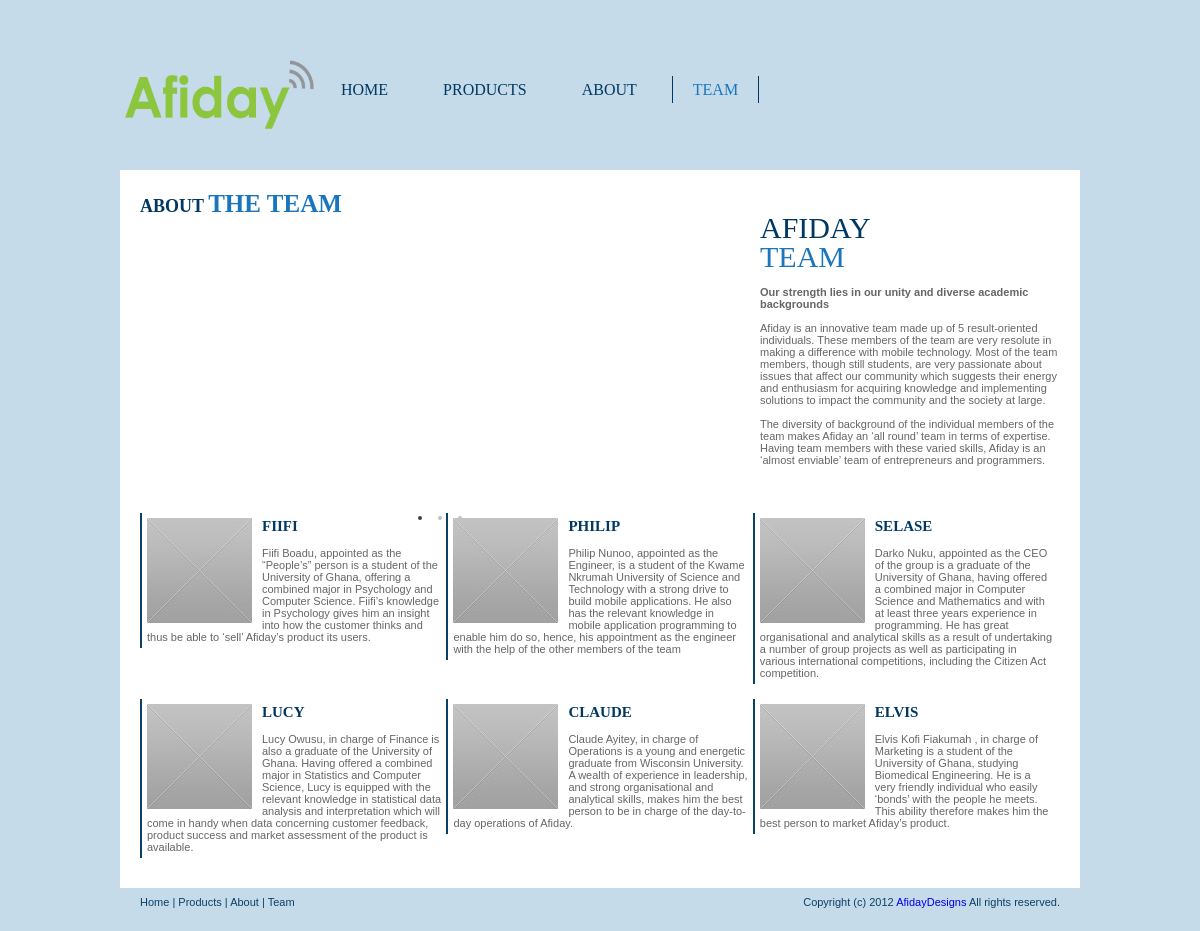
The page /afiday/team/ on the database its author committed.
### blog/models.py (models this page shows, shortened)
class Team(models.Model):
    name = models.CharField(max_length = 50)
    institution = models.CharField(max_length = 200, blank=True)
    brief_description = models.TextField()
    full_profile = models.TextField(blank=True)

### blog/views.py (the view)
def team(request):
    team_list = Team.objects.all()
    t = loader.get_template('blog/team.html')
    c = Context({
                 'team_list': team_list,
                 })
    return HttpResponse(t.render(c))

### cligo/templates/blog/team.html (shortened to what this page needs)
{% extends 'blog/index.html'%}
{% block navigation %}
<li><a href='../'>Home</a></li>
<li><a href='../product/'>Products</a></li>
<li><a href='../about/'>About</a></li>
<li class="menu_active"><a href='../team/'>Team</a></li>
{% endblock %}
	{% block content %}
<div id='content_body'>
	<div id='content_left'>
		<p>
			<span class='page_title1'>About </span>
			<span class='page_title2'>The Team</span>
		</p>
	</div>
	<div id='content_slider'>
					<div class="blueberry">
      <ul class="slides">
      </ul>
    </div>
				</div>
	<div id='content_right'>
		<p class='content_title'>
			Afiday
		</p>
		<p class='content_title_sub'>
			 Team
		</p>
		<br>
		<p>
		<b>
			Our strength lies in our unity and diverse academic backgrounds
		</b>
		</p><br>
		<p>
			Afiday is an innovative team made up of 5 result-oriented individuals. These members of the
team are very resolute in making a difference with mobile
technology. Most of the team members, though still students, are very passionate
about issues that affect our community which suggests their energy and enthusiasm
for acquiring knowledge and implementing solutions to impact the community and the
society at large.
			<br>
			<br>
			The diversity of background of the individual members of the team makes Afiday an ‘all
round’ team in terms of expertise. Having team members with these varied skills, Afiday
is an ‘almost enviable’ team of entrepreneurs and programmers.
		</p>
	</div>
	{% for team in team_list %}
	<div class='team'>
		<p>
			<img class='team_pic' src='/static/blog/images/box.jpg'/>
			<b class='team_title'>{{ team.name }}</b>
			<br>
			<br>
			<p>
				{{ team.brief_description }}
			</p>
		</p>
	</div>
	{% endfor %}
</div>
	{% endblock %}

### cligo/templates/blog/index.html (shortened to what this page needs)
<html>
	<head>
		<link href='/static/blog/css/style.css' type='text/css' rel='stylesheet'>
		<link href='/static/blog/css/sheets.css' type='text/css' rel='stylesheet'>
		<link href='/static/blog/css/blueberry.css' type='text/css' rel='stylesheet'>
	</head>
	<body>
		<div id='main_body'>
			<div id='header'>
				<div id='logo'>
					<a href=''>
						<img title='Afiday' alt='Afiday' src='/static/blog/images/Afiday Logo.png' height="76" width="196">
					</a>
				</div>
				<div class='menu'>
					<ul>{% block navigation %}{% endblock %}
					</ul>
				</div>
			</div>
			{% block content %}{% endblock %}
			<div id='footer'>
				<p id='footer_links'>
					<a href='index.html'>Home</a> |
					<a href='products.html'>Products</a> |
					<a href='about.html'>About</a> |
					<a href='team.html'>Team</a>
				</p>
				<p id='footer_copyright'>
					Copyright (c) 2012
					<a href='#'>AfidayDesigns</a>
					All rights reserved.
				</p>
			</div>
		</div>
	</body>
</html>

### cligo/assets/blog/css/style.css (style rules this page uses)
body { background:#c5dbea repeat-x top left; font-family: arial; font-size: 11px; color: #666666; text-align:center; margin: auto; }
p { margin-top: 0px; padding-top: 0px; margin-bottom: 0px; padding-bottom: 0px; }
a img { border: 0px; }
a { text-decoration: none; cursor: pointer; }

### cligo/assets/blog/css/sheets.css (style rules this page uses)
#main_body { width: 960px; margin-top: 18px; padding-bottom: 15px; text-align: left; }
#header { padding: 32px 0px 0px; color: rgb(11, 64, 103); text-align: left; height: 120px; }
#logo { width: 186px; height: 66px; float: left; margin-top: 7px; }
.menu { font-family: calibri; list-style-type: none; font-size: 16px; text-transform: uppercase; color: rgb(68, 68, 68); padding-top: 31px; position: relative; height: 25px; }
.menu li { list-style-type: none; float: left; margin-left: 15px; }
.menu a { color: rgb(0, 56, 99); padding: 5px 20px; }
li.menu_active a { color: rgb(26, 117, 188); padding: 5px 20px; border-right: 1px solid rgb(0, 56, 99); border-left: 1px solid rgb(0, 56, 99); }
#content_body { text-align: left; padding: 20px 20px 30px; margin-left: 0px; background: rgb(255, 255, 255); }
#content_slider { width:600px; float: left; height: 280px; position: relative; }
#content_right { width: 300px; color: #666666; margin-left: 20px; float: right; }
#content_left { width: 600px; float: left; position: relative; }
.content_title { font-family: calibri; font-size: 30px; color: #003863; text-transform: uppercase; margin-top: -7px; }
.content_title_sub { font-family: calibri; font-size: 30px; color: #1a75bc; text-transform: uppercase; margin-top: -5px; }
.page_title1 { font-family: "Eras Light ITC"; font-size: 18px; font-weight: bold; color: rgb(0, 56, 99); text-transform: uppercase; }
.page_title2 { font-family: calibri; font-size: 25px; color: rgb(26, 117, 188); font-weight: bold; text-transform: uppercase; }
#footer { padding: 8px 20px 20px; color: rgb(11, 64, 103); font-size: 11px; }
#footer_links { color: rgb(11, 64, 103); text-decoration: none; float: left; }
#footer_links a { color: rgb(11, 64, 103); text-decoration: none; }
#footer_copyright { float: right; color: rgb(11, 64, 103); font-size: 11px; }
.team { margin-top: 15px; padding: 5px; border-left: solid 2px rgb(11, 64, 103); width: 32%; float: left; }
.team_pic { float: left; padding-right: 10px; }
.team_title { font-family: calibri; font-size: 15px; color: #003863; text-transform: uppercase; margin-top: -7px; }

### cligo/assets/blog/css/blueberry.css (style rules this page uses)
.blueberry { margin: 0 auto; }
.blueberry .slides { display: block; position: relative; overflow: hidden; }

### rows shown on the page
Team: name "FIIFI", brief_description "Fiifi Boadu, appointed as the “People’s” person is a student of the University of Ghana, offering a combined major in Psychology and Computer Science. Fiifi’s knowledge in Psychology gives him an insight into how the customer thinks and thus be able to ‘sell’ Afiday’s product its users."
Team: name "PHILIP", brief_description "Philip Nunoo, appointed as the Engineer, is a student of the Kwame Nkrumah University of Science and Technology with a strong drive to build mobile applications. He also has the relevant knowledge in mobile application programming to enable him do so, hence, his appointment as the engineer with the help of the other members of the team"
Team: name "SELASE", brief_description "Darko Nuku, appointed as the CEO of the group is a graduate of the University of Ghana, having offered a combined major in Computer Science and Mathematics and with at least three years experience in programming. He has great organisational and analytical skills as a result of undertaking a number of group projects as well as participating in various international competitions, including the Citizen Act competition."
Team: name "LUCY", brief_description "Lucy Owusu, in charge of Finance is also a graduate of the University of Ghana. Having offered a combined major in Statistics and Computer Science, Lucy is equipped with the relevant knowledge in statistical data analysis and interpretation which will come in handy when data concerning customer feedback, product success and market assessment of the product is available."
Team: name "CLAUDE", brief_description "Claude Ayitey, in charge of Operations is a young and energetic graduate from Wisconsin University. A wealth of experience in leadership, and strong organisational and analytical skills, makes him the best person to be in charge of the day-to-day operations of Afiday."
Team: name "ELVIS", brief_description "Elvis Kofi Fiakumah , in charge of Marketing is a student of the University of Ghana, studying Biomedical Engineering. He is a very friendly individual who easily ‘bonds’ with the people he meets. This ability therefore makes him the best person to market Afiday’s product."
